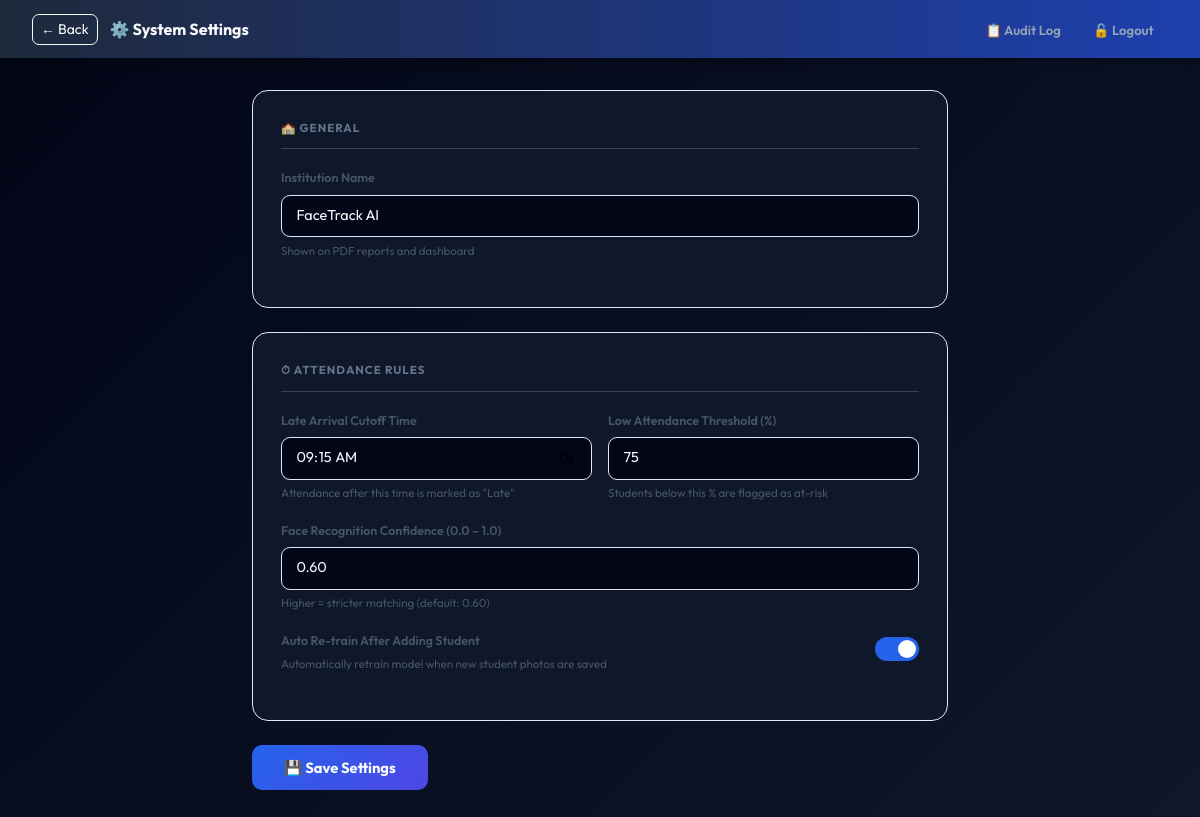
The app's page /settings (signed in), older data.
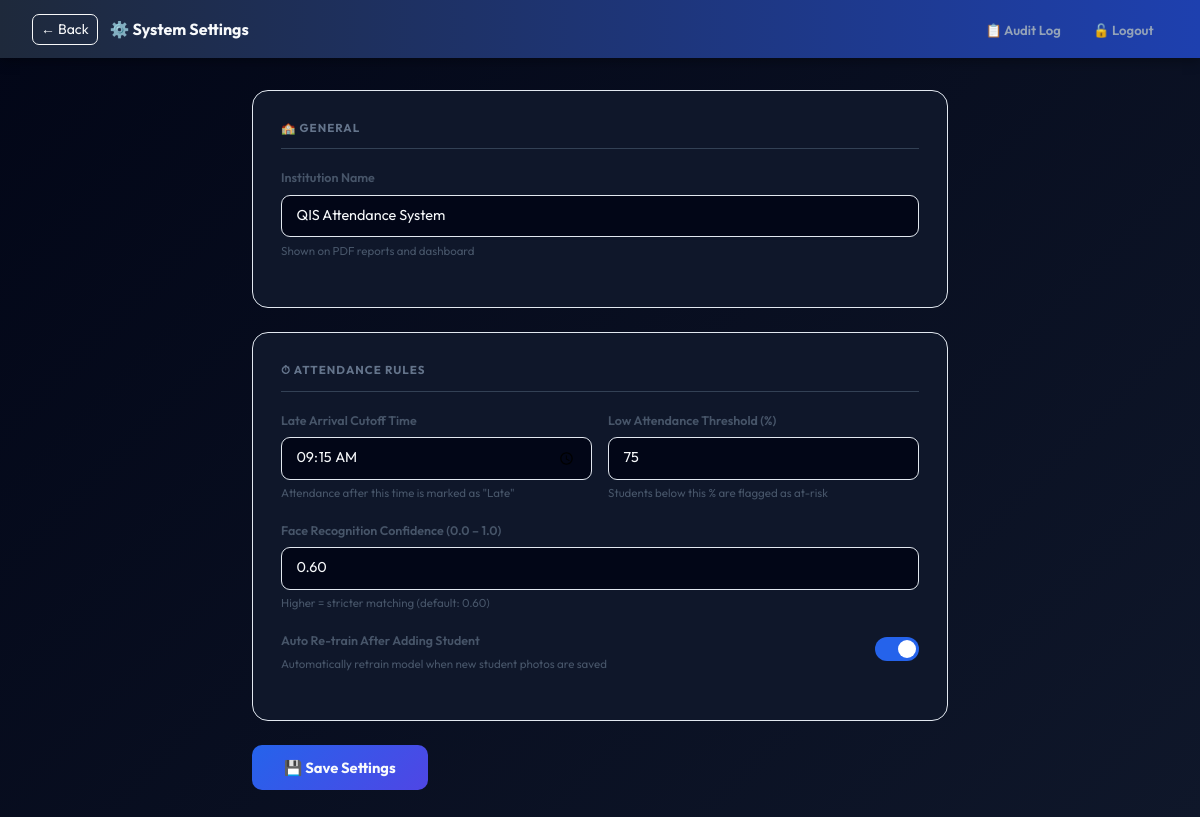
The same page, newer data.
### tables this page shows
CREATE TABLE settings (
                    key TEXT PRIMARY KEY,
                    value TEXT
                );

### app.py (the view, shortened to what this page needs)
@app.route("/settings", methods=["GET", "POST"])
def settings_page():
    redir = require_admin()
    if redir: return redir
    settings = {}
    for k in ["late_cutoff_time", "low_attendance_threshold", "recognition_confidence",
               "institution_name", "auto_retrain"]:
        settings[k] = get_setting(k, "")
    saved = request.args.get("saved", "0") == "1"
    return render_template("settings.html", settings=settings, saved=saved)

### app.py (called while the page is built)
def get_setting(key, default=None):
    conn = sqlite3.connect(DB_PATH)
    c = conn.cursor()
    c.execute("SELECT value FROM settings WHERE key=?", (key,))
    row = c.fetchone()
    conn.close()
    return row[0] if row else default

def get_current_user():
    uid = session.get("user_id")
    if not uid:
        return None
    return {"id": uid, "role": session.get("user_role", ""),
            "name": session.get("user_name", ""), "username": session.get("user_username", "")}

def require_admin():
    u = get_current_user()
    if not u or u["role"] != "admin":
        session.clear()
        return redirect(url_for("login"))
    return None

@app.context_processor
def inject_user():
    return {"current_user": get_current_user()}

### templates/settings.html (shortened to what this page needs)
<!doctype html>
<html lang="en">
<head>
    <link href="https://cdn.jsdelivr.net/npm/bootstrap@5.3.1/dist/css/bootstrap.min.css" rel="stylesheet">
  <link rel="stylesheet" href="{{ url_for('static', filename='css/style.css') }}">
</head>
<body>
    <div class="top-bar">
        <div style="display:flex;align-items:center;gap:.75rem;">
            <a href="/" class="btn btn-sm btn-outline-light" style="border-radius:7px;">← Back</a>
            <h4>⚙️ System Settings</h4>
        </div>
        <div class="nav-links">
            <a href="/audit_log">📋 Audit Log</a>
            <a href="/logout" style="color:#fca5a5;">🔓 Logout</a>
        </div>
    </div>
    <div class="page">
        <form method="post">
            <div class="section-card">
                <div class="section-title">🏫 General</div>
                <div class="form-group">
                    <label>Institution Name</label>
                    <input type="text" name="institution_name" class="form-control-dark"
                        value="{{ settings.institution_name }}" placeholder="e.g. ABC College of Engineering">
                    <div class="desc">Shown on PDF reports and dashboard</div>
                </div>
            </div>
            <div class="section-card">
                <div class="section-title">⏱ Attendance Rules</div>
                <div class="form-row">
                    <div class="form-group">
                        <label>Late Arrival Cutoff Time</label>
                        <input type="time" name="late_cutoff_time" class="form-control-dark"
                            value="{{ settings.late_cutoff_time }}">
                        <div class="desc">Attendance after this time is marked as "Late"</div>
                    </div>
                    <div class="form-group">
                        <label>Low Attendance Threshold (%)</label>
                        <input type="number" name="low_attendance_threshold" class="form-control-dark"
                            value="{{ settings.low_attendance_threshold }}" min="1" max="100">
                        <div class="desc">Students below this % are flagged as at-risk</div>
                    </div>
                </div>
                <div class="form-group">
                    <label>Face Recognition Confidence (0.0 – 1.0)</label>
                    <input type="number" name="recognition_confidence" class="form-control-dark"
                        value="{{ settings.recognition_confidence }}" min="0.1" max="1.0" step="0.01">
                    <div class="desc">Higher = stricter matching (default: 0.60)</div>
                </div>
                <div class="form-group">
                    <div class="toggle-row">
                        <div>
                            <label style="margin-bottom:0;">Auto Re-train After Adding Student</label>
                            <div class="desc">Automatically retrain model when new student photos are saved</div>
                        </div>
                        <label class="toggle-switch">
                            <span class="slider"></span>
                        </label>
                    </div>
                </div>
            </div>
            <button type="submit" class="save-btn">💾 Save Settings</button>
        </form>
    </div>
</body>
</html>

### static/css/style.css (style rules this page uses)
html, body { min-height: 100vh; margin: 0; font-family: 'Outfit', 'Inter', sans-serif !important; color: #f8fafc !important; overflow-x: hidden; }
body { background: linear-gradient(135deg, #020617, #0f172a, #020617) !important; background-size: 200% 200% !important; animation: gradientBG 20s ease infinite !important; }
.nav-links a { color: #94a3b8 !important; font-weight: 600 !important; }
h1, h2, h3, h4, h5, h6 { font-family: 'Outfit', sans-serif !important; font-weight: 700 !important; color: #f8fafc !important; }

### templates/settings.html (style rules this page uses)
*, *::before, *::after { box-sizing: border-box; margin: 0; padding: 0; }
body { background: #020617; color: #f8fafc; font-family: 'Inter', 'Segoe UI', sans-serif; }
.top-bar { background: linear-gradient(90deg, #1e293b, #1e40af); padding: .85rem 2rem; display: flex; align-items: center; justify-content: space-between; box-shadow: 0 2px 12px rgba(0, 0, 0, .4); }
.top-bar h4 { margin: 0; font-size: 1rem; font-weight: 700; color: #f8fafc; }
.page { padding: 2rem; max-width: 760px; margin: 0 auto; }
.section-card { background: #0f172a; border: 1px solid #e2e8f0; border-radius: 16px; padding: 1.75rem; margin-bottom: 1.5rem; }
.section-title { font-size: .72rem; font-weight: 700; color: #64748b; text-transform: uppercase; letter-spacing: 1px; margin-bottom: 1.25rem; padding-bottom: .75rem; border-bottom: 1px solid #334155; }
.form-group { margin-bottom: 1.25rem; }
.form-group label { display: block; font-size: .78rem; font-weight: 600; color: #475569; margin-bottom: .4rem; }
.form-group .desc { font-size: .72rem; color: #475569; margin-top: .3rem; }
.form-control-dark { width: 100%; background: #020617; border: 1px solid #e2e8f0; border-radius: 9px; color: #f8fafc; padding: .6rem .9rem; font-size: .9rem; outline: none; transition: border-color .2s; font-family: inherit; }
.form-row { display: grid; grid-template-columns: 1fr 1fr; gap: 1rem; }
.save-btn { background: linear-gradient(135deg, #2563eb, #4f46e5); color: #f8fafc; border: none; border-radius: 10px; padding: .7rem 2rem; font-size: .92rem; font-weight: 700; cursor: pointer; transition: opacity .2s; }
.toggle-row { display: flex; align-items: center; justify-content: space-between; }
.toggle-switch { position: relative; width: 44px; height: 24px; }
.slider { position: absolute; cursor: pointer; inset: 0; background: #334155; border-radius: 12px; transition: .3s; }
.slider::before { content: ''; position: absolute; width: 18px; height: 18px; left: 3px; bottom: 3px; background: #fff; border-radius: 50%; transition: .3s; }
input:checked+.slider { background: #2563eb; }
input:checked+.slider::before { transform: translateX(20px); }
.nav-links a { padding: .4rem .9rem; border-radius: 7px; font-size: .82rem; font-weight: 600; color: #475569; text-decoration: none; transition: background .2s; }

Row changes from the older to the newer data that the page shows:
changed settings: institution_name "FaceTrack AI" → "QIS Attendance System"
